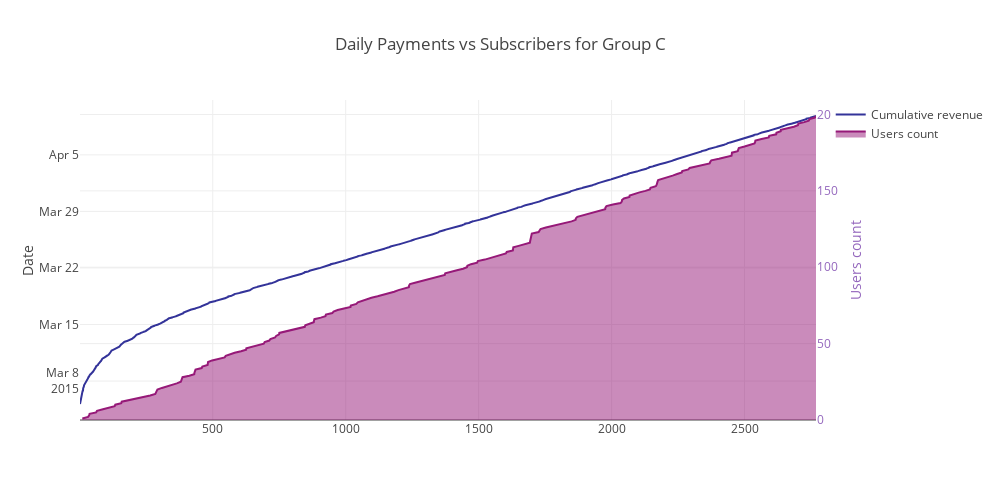

Notebook code for this chart:
### Code cell
rev_cum = np.cumsum(list(rev['charge_amount']))
user_cum= np.cumsum(list(users['count']))
user_cumrev= np.cumsum(list(users['charge_amount']))

trace1 = go.Scatter(x=rev_cum, y=rev['current_date'],
                    marker=dict(color='rgb(51, 51, 153)'),
                    name='Cumulative revenue'
)
trace2 = go.Scatter(x=user_cumrev, y=user_cum,
                     marker=dict(color='rgb(150, 25, 120)'),
                  fill='tozeroy',
                   yaxis='y2',
                name='Users count'
)
data = [trace1, trace2]
layout = go.Layout(
    title='Daily Payments vs Subscribers for Group C',
    yaxis=dict(
        title='Date'
    ),
    yaxis2=dict(
        title='Users count',
        titlefont=dict(
            color='rgb(148, 103, 189)'
        ),
        tickfont=dict(
            color='rgb(148, 103, 189)'
        ),
        overlaying='y',
        side='right'
    ),
    width=1000,
    height=500,
)
fig = go.Figure(data=data, layout=layout)
iplot(fig)

### Figure 1 — Plotly figure (JSON) as saved in the notebook; plotly's stock layout.template omitted (floating-point values rounded to 4 significant figures; data arrays with more than 128 entries replaced by an {"elided": "..."} marker saying what was removed)
{"data": [{"marker": {"color": "rgb(51, 51, 153)"}, "name": "Cumulative revenue", "type": "scatter", "uid": "de2037ae-c918-4e01-9465-1ed5ff426a59", "x": {"elided": "3461 float values"}, "y": {"elided": "3461 str values"}}, {"fill": "tozeroy", "marker": {"color": "rgb(150, 25, 120)"}, "name": "Users count", "type": "scatter", "uid": "c88615d3-1b29-4812-8096-d6187daa0bdc", "x": {"elided": "199 float values"}, "y": {"elided": "199 int values"}, "yaxis": "y2"}], "layout": {"height": 500, "title": "Daily Payments vs Subscribers for Group C", "width": 1000, "yaxis": {"title": "Date"}, "yaxis2": {"overlaying": "y", "side": "right", "tickfont": {"color": "rgb(148, 103, 189)"}, "title": "Users count", "titlefont": {"color": "rgb(148, 103, 189)"}}}}
